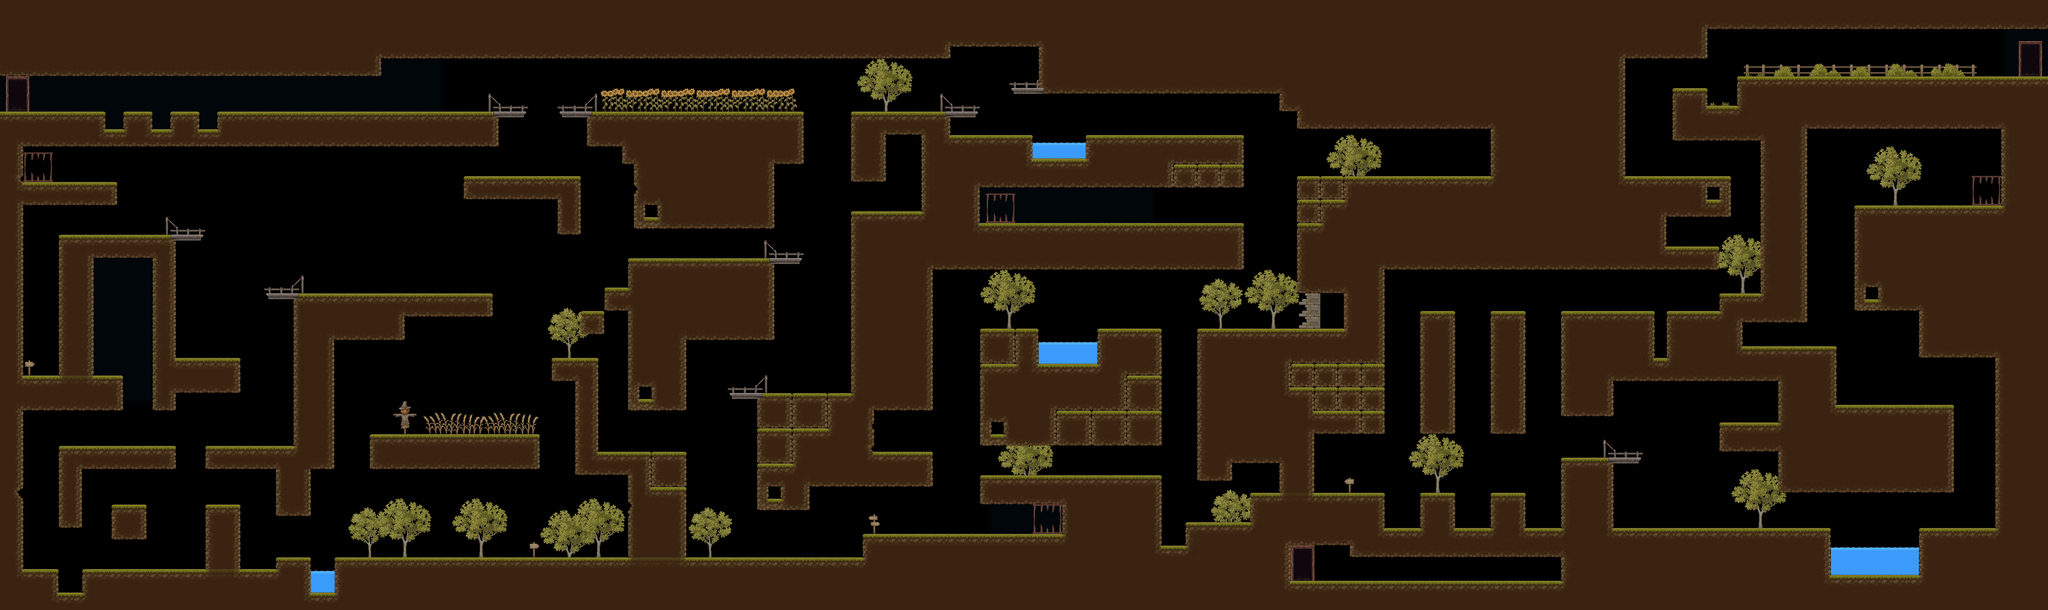

This is a level from a 2D game, rendered from its Tiled map with the project's own tilesets. A one-line summary and the map file follow, with tile-layer data summarised:
An orthogonal 349x104 tile map with 16x16 px tiles, 5 tile layers (layer1, layer2, layer3, layer4, ...), 3 tilesets and 265 objects (118x Ground, 47x Spikes, 26x Moving Platform, 11x Crate, 9x Small Spikes, ...).

<map version="1.9" tiledversion="1.9.1" orientation="orthogonal" renderorder="right-down" width="349" height="104" tilewidth="16" tileheight="16" infinite="0" nextlayerid="10" nextobjectid="1611">
 <editorsettings>
  <export format="json" />
 </editorsettings>
 <tileset firstgid="1" source="marker_tiles.tsx" />
 <tileset firstgid="151" source="TX Tileset Ground.tsx" />
 <tileset firstgid="1431" source="TX Village Props.tsx" />
 <layer id="4" name="layer1" width="349" height="104">
  <data>[36296 cells, 2211 non-empty, 280 distinct tile ids]</data>
 </layer>
 <layer id="1" name="layer2" width="349" height="104">
  <data>[36296 cells, 1732 non-empty, 297 distinct tile ids]</data>
 </layer>
 <layer id="2" name="layer3" width="349" height="104">
  <data>[36296 cells, 20199 non-empty, 203 distinct tile ids]</data>
 </layer>
 <layer id="3" name="layer4" width="349" height="104">
  <data>[36296 cells, 367 non-empty, 100 distinct tile ids]</data>
 </layer>
 <layer id="9" name="overlays" width="349" height="104">
  <data>[36296 cells, 545 non-empty, 57 distinct tile ids]</data>
 </layer>
 <objectgroup id="6" name="object marker tiles">
  <properties>
   <property name="xdirection" value="still" />
   <property name="xdistance" type="int" value="9" />
   <property name="xspeed" type="float" value="3" />
   <property name="ydirection" value="still" />
   <property name="ydistance" type="int" value="0" />
   <property name="yspeed" type="float" value="0" />
  </properties>
  <object id="1356" name="Moving Platform" gid="51" x="2208" y="272" width="32" height="32">
   <properties>
    <property name="xdirection" value="still" />
    <property name="xdistance" type="int" value="0" />
    <property name="xspeed" type="float" value="0" />
    <property name="ydirection" value="down" />
    <property name="ydistance" type="int" value="48" />
    <property name="yspeed" type="float" value="6" />
   </properties>
  </object>
  <object id="1357" name="Moving Platform" gid="51" x="1888" y="1040" width="32" height="32">
   <properties>
    <property name="xdirection" value="still" />
    <property name="xdistance" type="int" value="0" />
    <property name="xspeed" type="float" value="0" />
    <property name="ydirection" value="down" />
    <property name="ydistance" type="int" value="28" />
    <property name="yspeed" type="float" value="6" />
   </properties>
  </object>
  <object id="1358" name="Moving Platform" gid="51" x="3168" y="1392" width="32" height="32">
   <properties>
    <property name="xdirection" value="still" />
    <property name="xdistance" type="int" value="0" />
    <property name="xspeed" type="float" value="0" />
    <property name="ydirection" value="up" />
    <property name="ydistance" type="int" value="36" />
    <property name="yspeed" type="float" value="6" />
   </properties>
  </object>
  <object id="1359" name="Moving Platform" gid="51" x="4528" y="1152" width="32" height="32">
   <properties>
    <property name="xdirection" value="still" />
    <property name="xdistance" type="int" value="0" />
    <property name="xspeed" type="float" value="0" />
    <property name="ydirection" value="down" />
    <property name="ydistance" type="int" value="16" />
    <property name="yspeed" type="float" value="6" />
   </properties>
  </object>
  <object id="1360" name="Moving Platform" gid="51" x="4720" y="496" width="32" height="32">
   <properties>
    <property name="xdirection" value="still" />
    <property name="xdistance" type="int" value="0" />
    <property name="xspeed" type="float" value="0" />
    <property name="ydirection" value="down" />
    <property name="ydistance" type="int" value="17" />
    <property name="yspeed" type="float" value="6" />
   </properties>
  </object>
  <object id="1361" name="Moving Platform" gid="51" x="3408" y="400" width="32" height="32">
   <properties>
    <property name="xdirection" value="still" />
    <property name="xdistance" type="int" value="0" />
    <property name="xspeed" type="float" value="0" />
    <property name="ydirection" value="down" />
    <property name="ydistance" type="int" value="30" />
    <property name="yspeed" type="float" value="6" />
   </properties>
  </object>
  <object id="1368" name="Player" gid="1" x="5392" y="208" width="32" height="32" />
  <object id="1369" name="Prisoner" gid="73" x="64" y="496" width="32" height="32" />
  <object id="1370" name="Prisoner" gid="73" x="5376" y="560" width="32" height="32" />
  <object id="1371" name="Prisoner" gid="73" x="2688" y="608" width="32" height="32" />
  <object id="1372" name="Prisoner" gid="73" x="2816" y="1456" width="32" height="32" />
  <object id="1373" name="Crate" gid="55" x="4480" y="1440" width="32" height="32" />
  <object id="1374" name="Crate" gid="55" x="2256" y="1072" width="32" height="32" />
  <object id="1375" name="Crate" gid="55" x="1952" y="304" width="32" height="32" />
  <object id="1376" name="Crate" gid="55" x="3280" y="368" width="32" height="32" />
  <object id="1378" name="Crate" gid="55" x="4528" y="480" width="32" height="32" />
  <object id="1379" name="Crate" gid="55" x="4400" y="848" width="32" height="32" />
  <object id="1380" name="Small Boulder" gid="54" x="4704" y="1440" width="32" height="32" />
  <object id="1382" name="Small Boulder" gid="54" x="2928" y="1296" width="32" height="32" />
  <object id="1383" name="Small Boulder" gid="54" x="3296" y="608" width="32" height="32" />
  <object id="1384" name="Small Boulder" gid="54" x="2128" y="704" width="32" height="32" />
  <object id="1385" name="Small Boulder" gid="54" x="1936" y="1520" width="32" height="32" />
  <object id="1386" name="Small Boulder" gid="54" x="2256" y="1520" width="32" height="32" />
  <object id="1387" name="Small Boulder" gid="54" x="2576" y="1456" width="32" height="32" />
  <object id="1388" name="Small Boulder" gid="54" x="3936" y="848" width="32" height="32" />
  <object id="1395" name="Heart" gid="5" x="1936" y="1472" width="32" height="32" />
  <object id="1398" name="Moving Platform" gid="51" x="2672" y="352" width="32" height="32">
   <properties>
    <property name="xdirection" value="still" />
    <property name="xdistance" type="int" value="0" />
    <property name="xspeed" type="float" value="0" />
    <property name="ydirection" value="up" />
    <property name="ydistance" type="int" value="10" />
    <property name="yspeed" type="float" value="6" />
   </properties>
  </object>
  <object id="1399" name="Moving Platform" gid="51" x="2560" y="864" width="32" height="32">
   <properties>
    <property name="xdirection" value="still" />
    <property name="xdistance" type="int" value="0" />
    <property name="xspeed" type="float" value="0" />
    <property name="ydirection" value="down" />
    <property name="ydistance" type="int" value="35" />
    <property name="yspeed" type="float" value="6" />
   </properties>
  </object>
  <object id="1400" name="Moving Platform" gid="51" x="4448" y="448" width="32" height="32">
   <properties>
    <property name="xdirection" value="still" />
    <property name="xdistance" type="int" value="0" />
    <property name="xspeed" type="float" value="0" />
    <property name="ydirection" value="up" />
    <property name="ydistance" type="int" value="14" />
    <property name="yspeed" type="float" value="6" />
   </properties>
  </object>
  <object id="1407" name="Key" gid="6" x="4432" y="1360" width="32" height="32" />
  </objectgroup>
 <objectgroup color="#ffaa00" id="8" name="collision">
  <!-- 136 objects omitted --></objectgroup>
</map>
<!-- 235 of 265 objects omitted -->